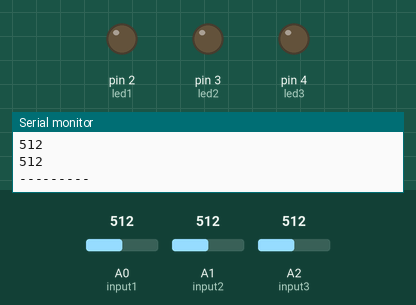
This sketch was run on a simulated Arduino Uno, built with avr-gcc and run on an emulated ATmega328P. On the bench: output pins drawn as LEDs (lit = HIGH), the last lines printed to the serial monitor. The test bench sets the inputs (shaded band); at power-on: A1 (input2) = 512, A2 (input3) = 512, A0 (input1) = 512.

Above: at 1.8 s.
1.9 s: A1 (input2) set to 612
3.4 s: A1 (input2) set to 641
At 5.0 s:
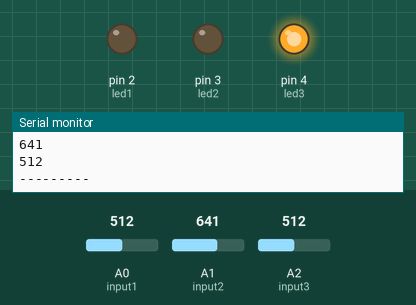
5.5 s: A2 (input3) set to 92
At 6.6 s:
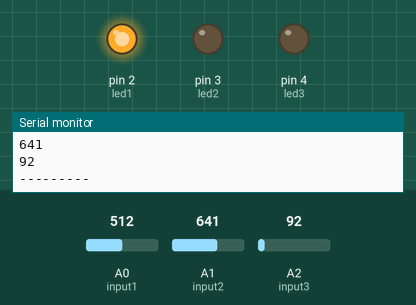
7.5 s: A2 (input3) set to 112
At 9.2 s:
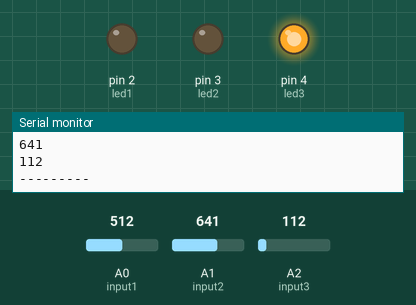
9.5 s: A2 (input3) set to 0
At 11.0 s:
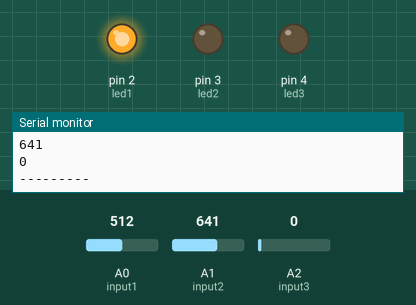
Timing chart, 0 to 12.5 s (numbered marks = the images above; inputs shaded):
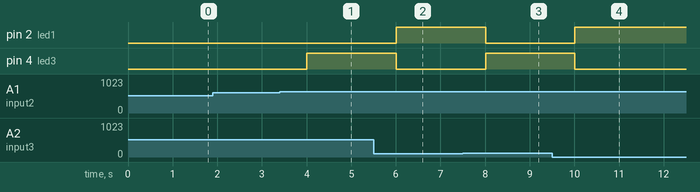

The sketch:

Test_3.ino
```cpp
int input1 = A0; //Sensor LDR dihubungkan ke pin A0
int input2 = A1; // Sensor LOADCELL dihubungkan ke pin A1
int input3 = A2; // Sensor Suhu dihubungkan ke pin A2


int sensor1 = 0; // Menampung nilai Analog Sensor LDR
int sensor2 = 0; // Menampung nilai Analog LOADCELL
int sensor3 = 0; // Menampung nilai Analog Sensor Suhu


#define led1 2 // Led1 (Warna Merah) terpasang di pin Digital 2
#define led2 3 // Led2 (Warna Kuning) terpasang di pin Digital 3
#define led3 4 // Led3 (Warna Hijau) terpasang di pin Digital 4

void setup() {
  // Mengatur seluruh Led berfungsi sebagai Output
  pinMode(led1, OUTPUT);
  pinMode(led2, OUTPUT);
  pinMode(led3, OUTPUT);
}

void loop() {
  Serial.begin(9600); // Memulai Pembacaan di Virtual Terminal
  // Seluruh Sensor mulai membaca secara analog
  sensor1 = analogRead(input1);
  sensor2 = analogRead(input2);
  sensor3 = analogRead(input3);
  //untuk menyalakan LED 1
  if ((sensor1 > 173 )&&(sensor3 < 102)){
    digitalWrite(led1, HIGH);
    digitalWrite(led2, LOW);
    digitalWrite(led3, LOW);
  }

  //untuk menyalakan LED 2
  else if ((sensor1 < 173) && (sensor2 < 623) ){
    digitalWrite(led1, LOW);
    digitalWrite(led2, HIGH);
    digitalWrite(led3, LOW);
  }
  //untuk menyalakan LED 3
  else if ((sensor3 > 102)&&(sensor2 > 622)){
    digitalWrite(led1, LOW);
    digitalWrite(led2, LOW);
    digitalWrite(led3, HIGH);
  }
  else {
    digitalWrite(led1, LOW);
    digitalWrite(led2, LOW);
    digitalWrite(led3, LOW);
  }
  // Menampilkan Hasil Pembacaan Analog ke Virtual Terminal
  Serial.println("---------");
  Serial.println(sensor1);
  Serial.println(sensor2);
  Serial.println(sensor3);
  Serial.println("---------");
  delay(1000);
}
```

Measured:
- the behaviour switches between 622 and 623 on A1 (input2) (found by bisection; images 0 and 1)
- after the input at 3.4 s, pin 4 (led3): LOW → HIGH after 0.61 s
- after the input at 5.5 s, pin 2 (led1): LOW → HIGH after 0.51 s; pin 4 (led3): HIGH → LOW after 0.51 s
- after the input at 7.5 s, pin 2 (led1): HIGH → LOW after 0.51 s; pin 4 (led3): LOW → HIGH after 0.51 s
- after the input at 9.5 s, pin 2 (led1): LOW → HIGH after 0.51 s; pin 4 (led3): HIGH → LOW after 0.51 s
